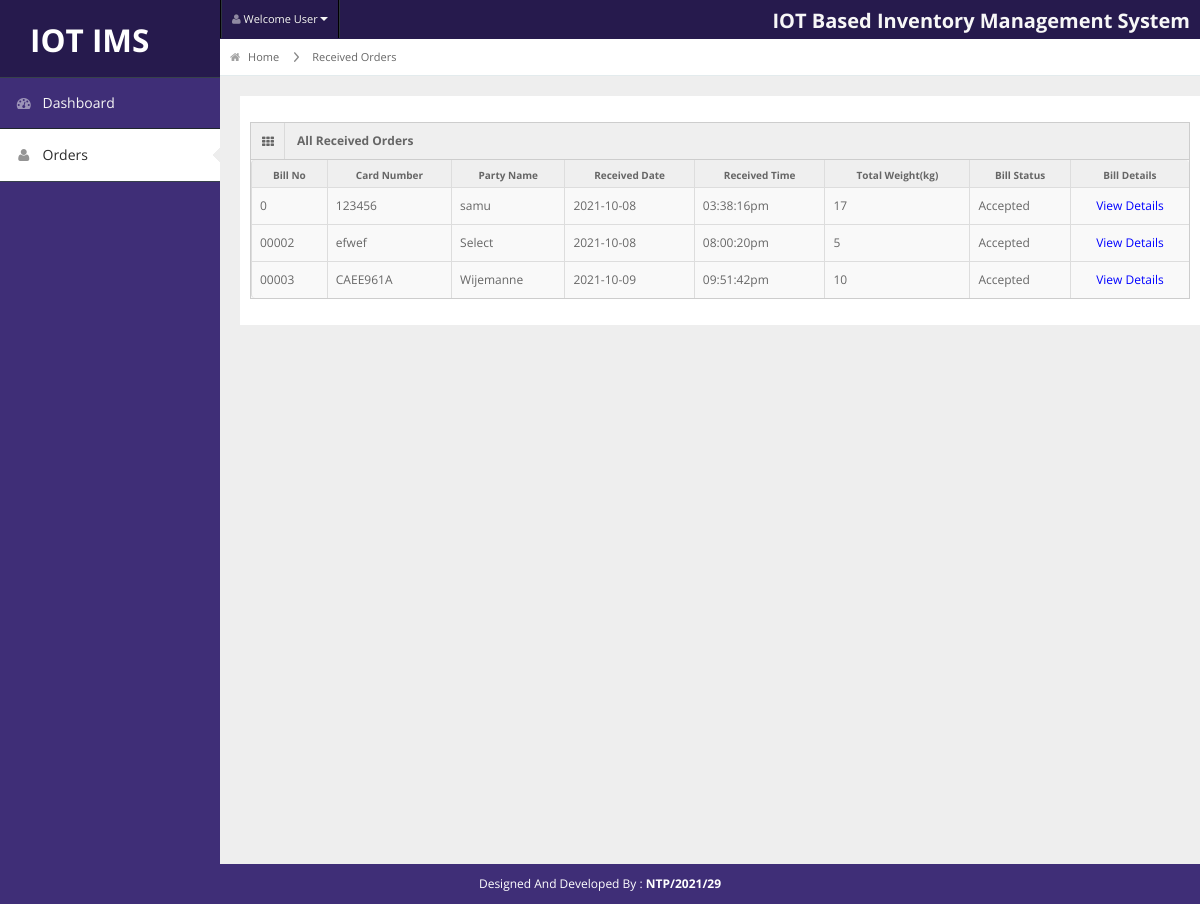
/user/received-orders.php (signed in), run on the app's committed database.
### tables this page shows
CREATE TABLE `billing_header` (
  `id` int(5) NOT NULL,
  `cardnumber` varchar(50) NOT NULL,
  `partyname` varchar(50) NOT NULL,
  `billingdate` date NOT NULL,
  `billingtime` varchar(50) NOT NULL,
  `loadingdate` date NOT NULL,
  `loadingtime` varchar(20) NOT NULL,
  `exitdate` date NOT NULL,
  `exittime` varchar(20) NOT NULL,
  `driverid` varchar(50) NOT NULL,
  `drivername` varchar(50) NOT NULL,
  `vehiclenumber` varchar(50) NOT NULL,
  `trailernumber` varchar(50) NOT NULL,
  `bill_no` varchar(10) NOT NULL,
  `status` varchar(20) NOT NULL
);

### user/received-orders.php (the view, shortened to what this page needs)
<?php
include "./header.php";
include "./connection.php";
?>
<div id="content">
    <div id="content-header">
    <div id="breadcrumb"> <a href="demo.php" title="Go to Home" class="tip-bottom"><i class="icon-home"></i> Home</a> <a href="" class="tip-bottom">Received Orders</a></div>
    </div>
    <div class="container-fluid">
        <div class="row-fluid" style="background-color: white; min-height: auto; padding:10px;">
            <div class="widget-box">
                <div class="widget-title"> <span class="icon"> <i class="icon-th"></i> </span>
                    <h5>All Received Orders</h5>
                </div>
                <div class="widget-content nopadding">
                    <table class="table table-bordered table-striped">
                        <thead>
                            <tr>
                                <th>Bill No</th>
                                <th>Card Number</th>
                                <th>Party Name</th>
                                <th>Received Date</th>
                                <th>Received Time</th>
                                <th>Total Weight(kg)</th>
                                <th>Bill Status</th>
                                <th>Bill Details</th>
                            </tr>
                        </thead>
                        <tbody>
                            <tr class="odd gradeX">
                                <?php
                                $sql1 = "SELECT * FROM billing_header WHERE  status='Requested' || status='Warehouse Disline' || status='Accepted' || status='Disline'";
                                $res1 = mysqli_query($conn, $sql1) or die(mysqli_error($conn));
                                while ($row1 = mysqli_fetch_assoc($res1)) {
                                    $or_ID = $row1['id'];
                                ?>
                                    <td><?php echo $row1['bill_no']; ?></td>
                                    <td><?php echo $row1['cardnumber']; ?></td>
                                    <td><?php echo $row1['partyname']; ?></td>
                                    <td><?php echo $row1['loadingdate']; ?></td>
                                    <td><?php echo $row1['loadingtime']; ?></td>
                                    <td><?php echo total_weight($or_ID, $conn); ?></td>
                                    <td><?php echo $row1['status']; ?></td>
                                    <td style="text-align:center;"><a href="order-details.php?id=<?php echo $row1['bill_no']; ?>" style="text-align:center; color:blue;">View Details</a></td>
                            </tr>
                        <?php
                                }
                        ?>
                        </tbody>
                    </table>
                </div>
            </div>
        </div>
    </div>
</div>
<?php
function total_weight($orderID, $conn){
    $totalw = 0;
    $sql2 = "SELECT * FROM billing_details WHERE bill_id='$orderID'";
    $res2 = mysqli_query($conn, $sql2);
    while($row2=mysqli_fetch_assoc($res2)){
        $qty = $row2['quantity'];
        $weight = $row2['weight'];
        $totalw = $totalw + ($weight * $qty);
    }
    return $totalw;
}
?>
<?php
include "footer.php";
?>

### user/css/matrix-style.css (style rules this page uses)
* { outline:none !important; -moz-outline: none !important; }
html, body { height:100% }
body { overflow-x: hidden; margin-top: -10px; font-family: 'Open Sans', sans-serif; font-size:12px; color:#666; }
a { color:#666; }
select, textarea, input[type="text"], input[type="password"], input[type="datetime"], input[type="datetime-local"], input[type="date"], input[type="month"], input[type="time"], input[type="week"], input[type="number"], input[type="email"], input[type="url"], input[type="search"], input[type="tel"], input[type="color"], .uneditable-input, .label, .dropdown-menu, .btn, .well, .progress, .table-bordered, .btn-group > .btn:first-child, .btn-group > .btn:last-child, .btn-group > .btn:last-child, .btn-group > .dropdown-toggle, .alert { border-radius:0px; }
#content { background: none repeat scroll 0 0 #eeeeee; margin-left: 220px; margin-right: 0; padding-bottom: 25px; position: relative; min-height:100%; width: auto; }
#content-header { position: abslute; width: 100%; margin-top: -38px; z-index: 20; }
.container-fluid .row-fluid:first-child { margin-top: 20px; }
#breadcrumb { background-color: #fff; border-bottom: 1px solid #e3ebed; }
#breadcrumb a { padding: 8px 20px 8px 10px; display: inline-block; background-image: url('../img/breadcrumb.png'); background-position: center right; background-repeat: no-repeat; font-size: 11px; color: #666666; }
#breadcrumb a:last-child { background-image:none; }
#breadcrumb a i { margin-right: 5px; opacity: .6; }
.stat-boxes .peity_bar_good, .stat-boxes .peity_line_good, { color: #459D1C; }
.widget-box { background: none repeat scroll 0 0 #F9F9F9; border-left: 1px solid #CDCDCD; border-top: 1px solid #CDCDCD; border-right: 1px solid #CDCDCD; clear: both; margin-top: 16px; margin-bottom: 16px; position: relative; }
.widget-title, .modal-header, .table th, div.dataTables_wrapper .ui-widget-header { background:#efefef; border-bottom: 1px solid #CDCDCD; height: 36px; }
.widget-title span.icon { padding: 9px 10px 7px 11px; float: left; border-right:1px solid #dadada; }
.widget-title h5 { color: #666; float: left; font-size: 12px; font-weight: bold; padding: 12px; line-height: 12px; margin: 0; }
.widget-content { padding:15px; border-bottom: 1px solid #cdcdcd; }
.table th { height: auto; font-size: 10px; padding: 5px 10px 2px; border-bottom: 0; text-align: center; color: #666666; }
.nopadding { padding: 0 !important; }
.nopadding .table { margin-bottom: 0; }
.nopadding .table-bordered { border: 0; }

### user/css/matrix-media.css (style rules this page uses)
body { background:#3F2E77; }

### data on the page
billing_header: bill_no "0", cardnumber "123456", partyname "samu", loadingdate "2021-10-08", loadingtime "03:38:16pm", conn "17", status "Accepted"
billing_header: bill_no "00002", cardnumber "efwef", partyname "Select", loadingdate "2021-10-08", loadingtime "08:00:20pm", conn "5", status "Accepted"
billing_header: bill_no "00003", cardnumber "CAEE961A", partyname "Wijemanne", loadingdate "2021-10-09", loadingtime "09:51:42pm", conn "10", status "Accepted"
